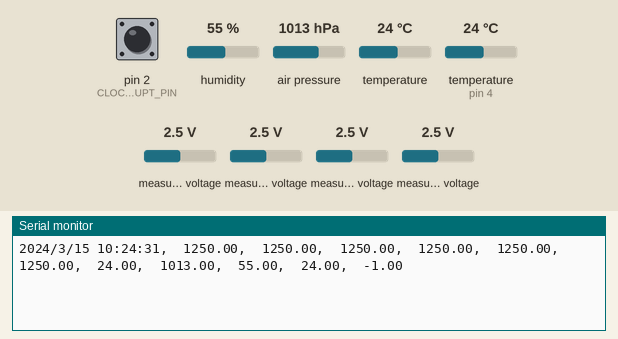
This sketch was run on a simulated Arduino Uno, built with avr-gcc and run on an emulated ATmega328P. Parts: the last lines printed to the serial monitor. The inputs (shaded band) are chosen by the test bench; at power-on: humidity 55 %, temperature (sensor on pin 4) 24 °C, measured voltage 2.5 V, pin 2 (CLOCK_INTERRUPT_PIN) HIGH, air pressure 1013 hPa, temperature 24 °C. Sleep ends after the set time or at an interrupt; the local clock reads 2024-03-15 10:24:30 at power-on unless the sketch sets it; storage starts empty.

Above: at 2.2 s.
2.3 s: humidity set to 22 %
At 3.6 s:
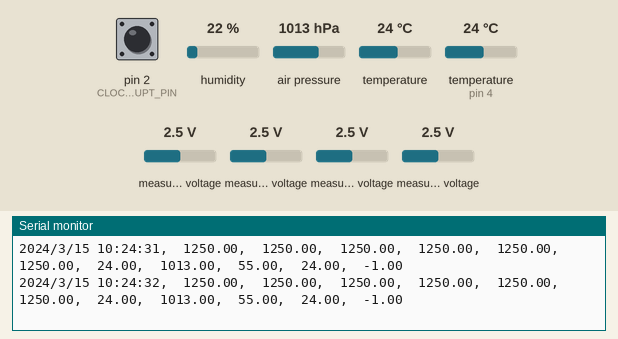
3.8 s: temperature (sensor on pin 4) set to 12 °C
At 4.2 s:
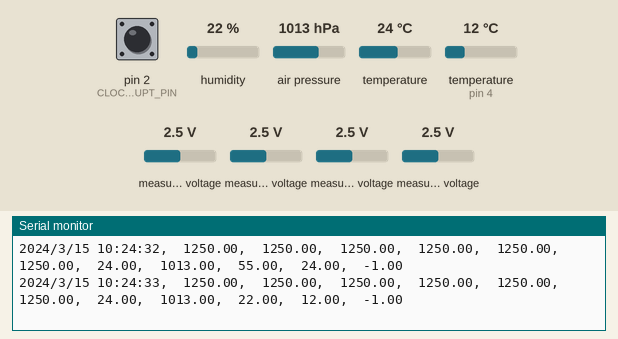
5.3 s: measured voltage (sensor 200) set to 0.1 V
At 6.6 s:
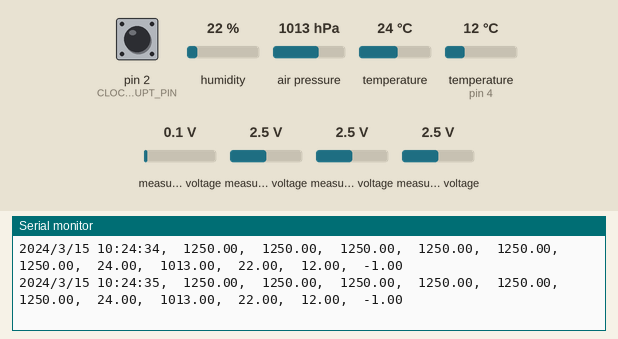
6.8 s: measured voltage (sensor 201) set to 0.1 V
At 7.4 s:
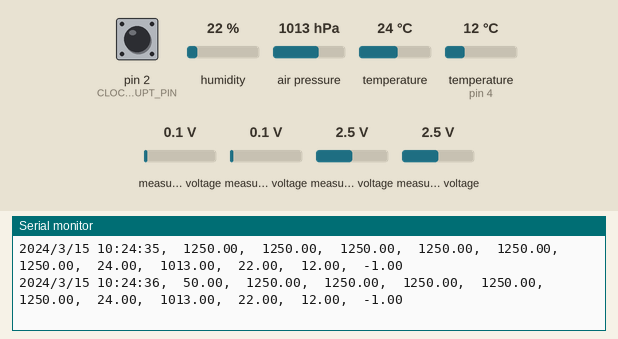
8.3 s: measured voltage (sensor 202) set to 0.1 V
At 9.6 s:
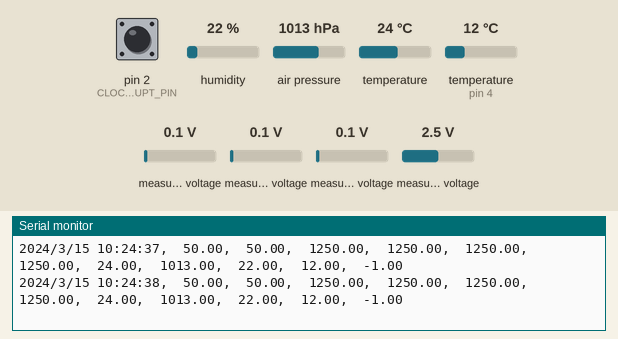
9.8 s: measured voltage (sensor 203) set to 0.1 V
At 10.8 s:
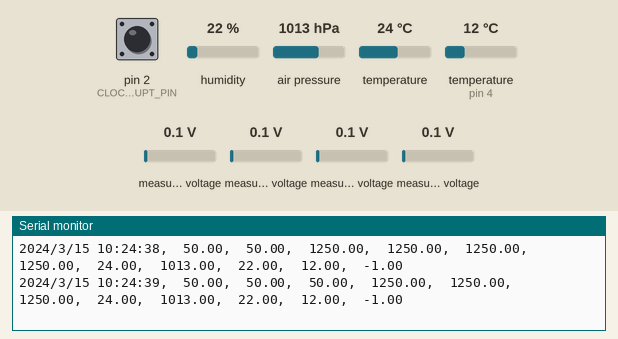
Timing chart, 0 to 12.3 s (numbered marks = the images above; inputs shaded):
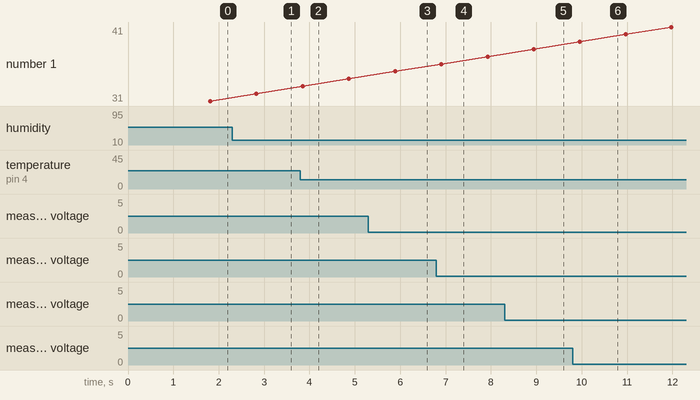

The sketch:

FONDEF_drifting_arduino_datalogger_it4_serial2nodemcu.ino
```cpp
// TABLA DE SENSORES ------------------------------------------------------
// id   nombre  piso  techo   unidad  unidad_ rango   param   error   tipo error
// 201  pH Pro  0   14  pH  pH  pH  0.1   +-
// 202  pH Blanco   0   14  pH  pH  pH  0.1   +-
// 203  pH Rojo   0   14  pH  pH  pH  0.1   +-
// 204  TDS Blanco  0   2000  uS/cm   uS/cm   CE  10  %
// 205  TDS Rojo  0   2000  uS/cm   uS/cm   CE  10  %
// 206  Presión agua  0   1200000   Pascal  Pascal  P   3   %
// 207  Temperatura atm   -40   85  ºC  ºC  T   1   +-
// 208  Presión atm   30000   110000  Pascal  Pascal  P   100   +-
// 209  Humedad atm   0   100   %   %   H   3   %
// 210  Temperatura agua 1  -10   85  ºC  ºC  T   0.5   +-
// 211  Temperatura agua 2  -10   85  ºC  ºC  T   0.5   +-

#include <Wire.h>
#include <Arduino.h>
#include "SdFat.h" // Bill Greiman
#include <avr/sleep.h>
#include <SoftwareSerial.h>
#include "RTClib.h"
#include <Adafruit_ADS1X15.h>
#include <SPI.h>
#include "SdFat.h"
#include <Adafruit_Sensor.h>
#include <Adafruit_BME280.h>
#include <DS18B20.h>


#define VERBOSE_PRINT false
float volts0, volts1, volts2, volts3;
float t_atm, p_atm, h_atm;
float temp1, temp2;

bool bme_connected = true;

// ---------------------- DS18B20 ----------------------
DS18B20 ds(4);


// ---------------------- BME280 -----------------------
Adafruit_BME280 bme; // I2C

// ---------------------- ADC --------------------------
Adafruit_ADS1015 ads;     /* Use this for the 12-bit version */

// ---------------------- RTC --------------------------
#define CLOCK_INTERRUPT_PIN 2
#define SENSE_FLAG 0x01
#define SEND_FLAG 0x02
#define SENSING_FREQ_SECS 5
RTC_DS3231 rtc;
uint32_t alarm_time;
volatile uint32_t elapsed_time;
volatile uint8_t alarm_flag;

// ----------------------- SD --------------------------
const uint8_t chipSelect = 10;  // SD chip select pin.  Be sure to disable any other SPI devices such as Enet.
#define FILE_BASE_NAME "Data"   // Log file base name.  Must be six characters or less.
SdFat sd;                       // File system object.
SdFile file;                    // Log file.

#define error(msg) sd.errorHalt(F(msg))

void writeHeader() {
  file.print(F("unixtime"));
  file.print(F(",timestamp"));
  file.print(F(",A0"));
  file.print(F(",A1"));
  file.print(F(",A2"));
  file.print(F(",A3"));
  file.print(F(",T atm"));
  file.print(F(",P atm"));
  file.print(F(",H atm"));
  file.print(F(",Temp1"));
  file.print(F(",Temp2"));
  file.println();
}

void waking_up() {
  // Trigered with rtc wake up.
}

void sleep() {
  detachInterrupt(digitalPinToInterrupt(CLOCK_INTERRUPT_PIN)); //De dónde recibirá la interrupción para despertar
  sleep_enable();
  uint32_t dist;

  attachInterrupt(digitalPinToInterrupt(CLOCK_INTERRUPT_PIN), waking_up, FALLING);
  rtc.clearAlarm(1);
  alarm_time = rtc.now().unixtime() + SENSING_FREQ_SECS;
  rtc.setAlarm1(DateTime(alarm_time), DS3231_A1_Second);
  set_sleep_mode(SLEEP_MODE_PWR_DOWN);
  sleep_cpu();
}

// ---------------------- SET-UP --------------------------------------------
// --------------------------------------------------------------------------
void setup() {
  Serial.begin(9600);

  // ---------------------- ADC ----------------------
  ads.begin();
  ads.setGain(GAIN_ONE);

  // ---------------------- RTC ----------------------
  if (!rtc.begin()) {
      Serial.println("Couldn't find RTC");
      while (1);
  }

  if (rtc.lostPower()) {
      Serial.println("RTC lost power, lets set the time!");
      rtc.adjust(DateTime(F(__DATE__), F(__TIME__)));
  }
  // ----------------------- RTC Alarms ---------------
  rtc.disable32K();
  pinMode(CLOCK_INTERRUPT_PIN, INPUT_PULLUP);
  rtc.writeSqwPinMode(DS3231_OFF);
  rtc.disableAlarm(1);
  rtc.disableAlarm(2);
  rtc.clearAlarm(1);
  rtc.clearAlarm(2);

  // ----------------------BME280 ---------------------
  unsigned status;
  status = bme.begin(0x76);
  if (!status) {
      Serial.println("Could not find a valid BME280 sensor, check wiring, address, sensor ID!");
      //while (1) delay(10);
      bme_connected = false;
  }

  // -------------------- SD CARD ---------------------
  const uint8_t BASE_NAME_SIZE = sizeof(FILE_BASE_NAME) - 1;
  char fileName[13] = FILE_BASE_NAME "00.csv";

  // Initialize at the highest speed supported by the board that is
  // not over 50 MHz. Try a lower speed if SPI errors occur.
  if (!sd.begin(chipSelect, SD_SCK_MHZ(50))) {
    sd.initErrorHalt();
  }

  // Find an unused file name.
  if (BASE_NAME_SIZE > 6) {
    error("FILE_BASE_NAME too long");
  }
  while (sd.exists(fileName)) {
    if (fileName[BASE_NAME_SIZE + 1] != '9') {
      fileName[BASE_NAME_SIZE + 1]++;
    } else if (fileName[BASE_NAME_SIZE] != '9') {
      fileName[BASE_NAME_SIZE + 1] = '0';
      fileName[BASE_NAME_SIZE]++;
    } else {
      error("Can't create file name");
    }
  }
  if (!file.open(fileName, O_WRONLY | O_CREAT | O_EXCL)) {
    error("file.open");
  }
  // Read any Serial data.
  do {
    delay(10);
  } while (Serial.available() && Serial.read() >= 0);

  if (VERBOSE_PRINT) {
    Serial.print(F("Logging to: "));
    Serial.println(fileName);
    Serial.println(F("Type any character to stop"));
  }

  // Write data header.
  writeHeader();

  delay(1000);
}

void loop() {
  //volts0 = ads.computeVolts(ads.readADC_SingleEnded(0));
  //volts1 = ads.computeVolts(ads.readADC_SingleEnded(1));
  //volts2 = ads.computeVolts(ads.readADC_SingleEnded(2));
  //volts3 = ads.computeVolts(ads.readADC_SingleEnded(3));

  temp1 = -1.0f;
  temp2 = -1.0f;
  t_atm = -1.0f;
  p_atm = -1.0f;
  h_atm = -1.0f;

  volts0 = ads.readADC_SingleEnded(0);
  volts1 = ads.readADC_SingleEnded(1);
  volts2 = ads.readADC_SingleEnded(2);
  volts3 = ads.readADC_SingleEnded(3);
  if (bme_connected) {
    t_atm = bme.readTemperature();
    p_atm = bme.readPressure() / 100.0F;
    h_atm = bme.readHumidity();
  }

  if (ds.selectNext()) temp1 = ds.getTempC();
  if (ds.selectNext()) temp2 = ds.getTempC();
  while (ds.selectNext()) {}

  DateTime now = rtc.now();
  file.print(now.unixtime(), DEC);
  file.print(',');
  file.print(now.year(), DEC);  file.print('/');
  file.print(now.month(), DEC); file.print('/');
  file.print(now.day(), DEC);   file.print(" ");
  file.print(now.hour(), DEC);  file.print(':');
  file.print(now.minute(), DEC);file.print(':');
  file.print(now.second(), DEC);
  file.write(',');file.print(volts0);
  file.write(',');file.print(volts1);
  file.write(',');file.print(volts2);
  file.write(',');file.print(volts3);
  file.write(',');file.print(volts3);
  file.write(',');file.print(volts3);
  file.write(',');file.print(t_atm);
  file.write(',');file.print(p_atm);
  file.write(',');file.print(h_atm);
  file.write(',');file.print(temp1);
  file.write(',');file.print(temp2);
  file.println();


//  long unixTime = now.unixtime();
//  Serial.print("{");
//  Serial.print("\"app_id\": \"app123\",");
//  Serial.print("\"dev_id\": \"rasp01\",");
//  Serial.print("\"payload_raw\": \"[");
//  Serial.print("{'i': 206, 'v':" + String(volts0) + ", 't': "); Serial.print(unixTime); Serial.print("000000000},");
//  Serial.print("{'i': 201, 'v':" + String(volts1) + ", 't': "); Serial.print(unixTime); Serial.print("000000000},");
//  Serial.print("{'i': 202, 'v':" + String(volts2) + ", 't': "); Serial.print(unixTime); Serial.print("000000000},");
//  Serial.print("{'i': 203, 'v':" + String(volts3) + ", 't': "); Serial.print(unixTime); Serial.print("000000000},");
//  Serial.print("{'i': 207, 'v':" + String(t_atm) + ", 't': "); Serial.print(unixTime); Serial.print("000000000},");
//  Serial.print("{'i': 208, 'v':" + String(p_atm) + ", 't': "); Serial.print(unixTime); Serial.print("000000000},");
//  Serial.print("{'i': 209, 'v':" + String(h_atm) + ", 't': "); Serial.print(unixTime); Serial.print("000000000}");
//  Serial.print("{'i': 210, 'v':" + String(temp1) + ", 't': "); Serial.print(unixTime); Serial.print("000000000}");
//  Serial.print("{'i': 211, 'v':" + String(temp2) + ", 't': "); Serial.print(unixTime); Serial.print("000000000}");
//  Serial.print("]\"");
//  Serial.print("}");
//  Serial.print("\n");
//  delay(50);

  Serial.print(now.year(), DEC);  Serial.print('/');
  Serial.print(now.month(), DEC); Serial.print('/');
  Serial.print(now.day(), DEC);   Serial.print(" ");
  Serial.print(now.hour(), DEC);  Serial.print(':');
  Serial.print(now.minute(), DEC);Serial.print(':');
  Serial.print(now.second(), DEC);Serial.write(",\t");
  Serial.print(String(volts0)+ ",\t");
  Serial.print(String(volts1)+ ",\t");
  Serial.print(String(volts2)+ ",\t");
  Serial.print(String(volts3)+ ",\t");
  Serial.print(String(volts3)+ ",\t");
  Serial.print(String(volts3)+ ",\t");
  Serial.print(String(t_atm) + ",\t");
  Serial.print(String(p_atm) + ",\t");
  Serial.print(String(h_atm) + ",\t");
  Serial.print(String(temp1) + ",\t");
  Serial.print(String(temp2));
  Serial.print("\n");
  delay(50);


  // Force data to SD and update the directory entry to avoid data loss.
  if (!file.sync() || file.getWriteError()) {
    error("write error");
  }

  delay(50);
  sleep();
}
```

Measured:
- after the input at 3.8 s, the serial monitor: prints a new line after 0.05 s (image 2)
